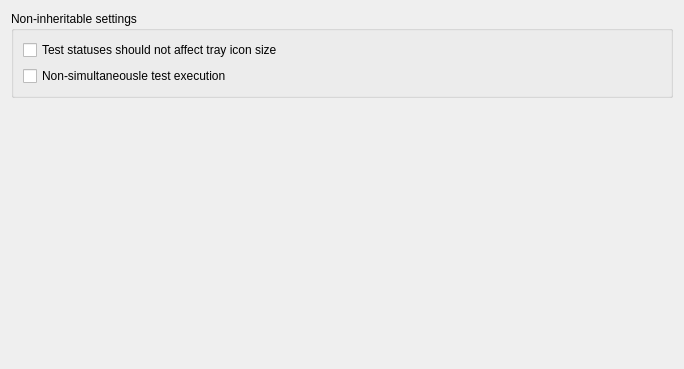
<?xml version="1.0" encoding="UTF-8"?>
<ui version="4.0">
 <class>SpecialsPropertiesWidget</class>
 <widget class="QWidget" name="SpecialsPropertiesWidget">
  <property name="geometry">
   <rect>
    <x>0</x>
    <y>0</y>
    <width>684</width>
    <height>369</height>
   </rect>
  </property>
  <property name="windowTitle">
   <string>Form</string>
  </property>
  <layout class="QVBoxLayout" name="verticalLayout_2">
   <item>
    <widget class="QGroupBox" name="groupBox">
     <property name="title">
      <string>Non-inheritable settings</string>
     </property>
     <layout class="QVBoxLayout" name="verticalLayout">
      <item>
       <widget class="QCheckBox" name="chkTestStatuses">
        <property name="text">
         <string>Test statuses should not affect tray icon size</string>
        </property>
       </widget>
      </item>
      <item>
       <widget class="QCheckBox" name="chkTestExecution">
        <property name="text">
         <string>Non-simultaneousle test execution</string>
        </property>
       </widget>
      </item>
     </layout>
    </widget>
   </item>
   <item>
    <spacer name="verticalSpacer">
     <property name="orientation">
      <enum>Qt::Vertical</enum>
     </property>
     <property name="sizeHint" stdset="0">
      <size>
       <width>20</width>
       <height>256</height>
      </size>
     </property>
    </spacer>
   </item>
  </layout>
 </widget>
 <resources/>
 <connections/>
</ui>
